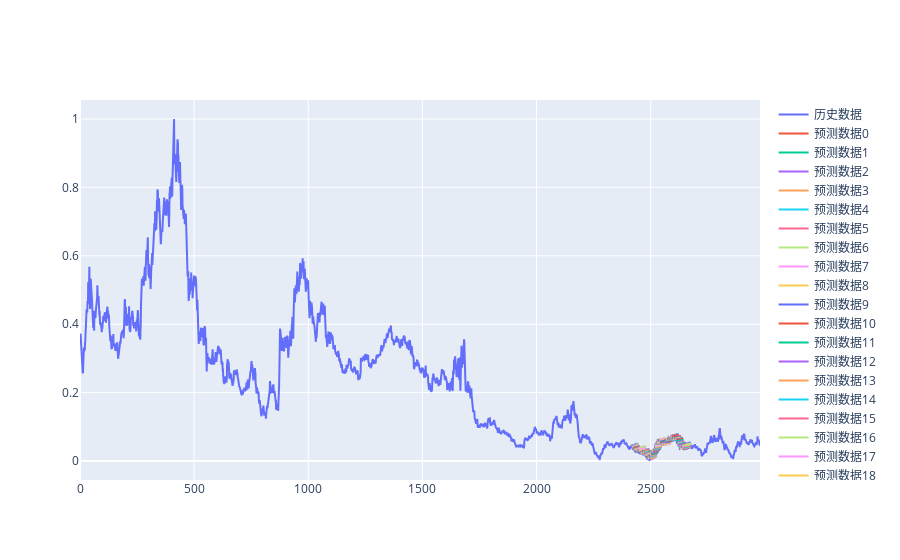

The cell this chart's notebook holds for it:
### Code cell
# 绘制历史数据与预测数据
drawTargetAndPredicts(target_data, predicts)
